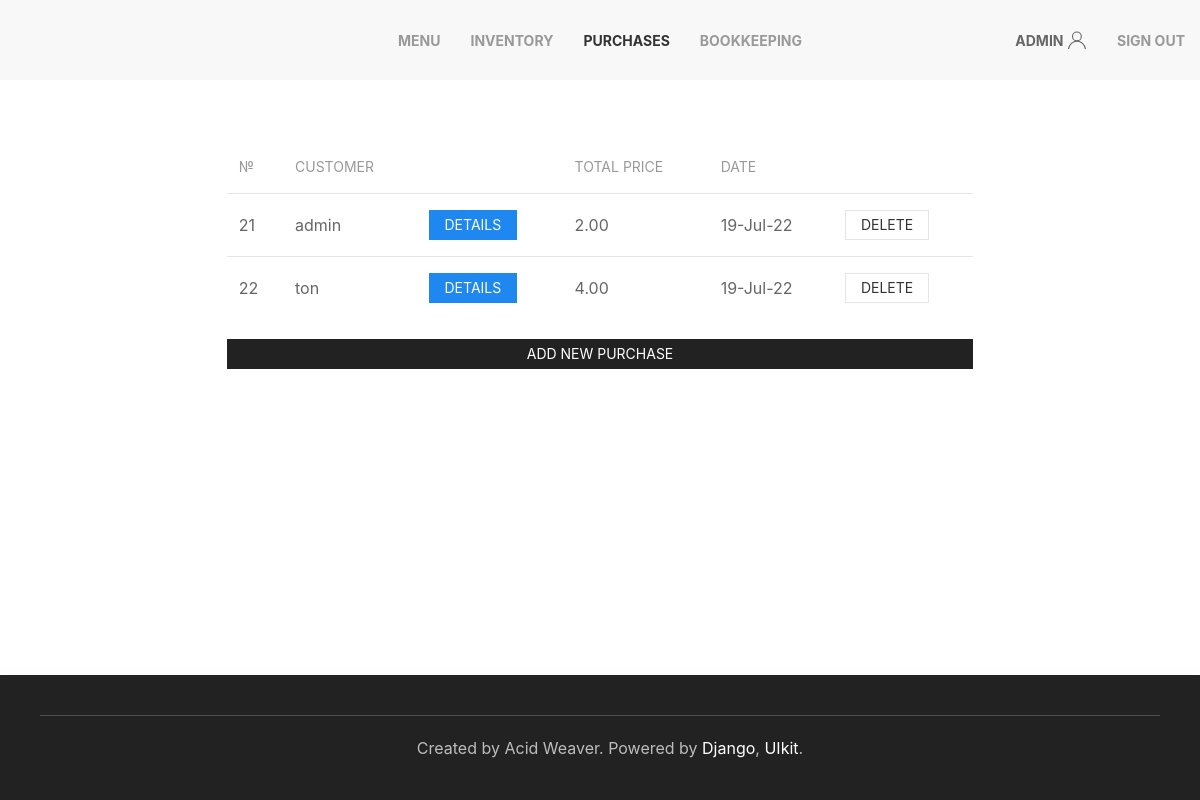
Page /purchases (signed in) on the committed database.
### inventory/models.py (models this page shows, shortened)
class Purchase(models.Model):
	menu_items = models.JSONField(null=True)
	client = models.ForeignKey(settings.AUTH_USER_MODEL, on_delete=models.PROTECT)
	time_create = models.DateTimeField(auto_now_add=True)
	@property
	def total_price(self):
		sum = 0
		for item in dict(self.menu_items).items():
			sum += MenuItem.objects.get(title=item[0]).price * item[1]
		return sum

class MenuItem(models.Model):
	title = models.CharField(max_length=255, unique=True)
	price = models.DecimalField(max_digits=5, decimal_places=2, default=0)

### inventory/views.py (the view)
# urls.py: path('purchases', PurchaseView.as_view(), name='purchase'),
class PurchaseView(LoginRequiredMixin,DataMixin, ListView):
	model = Purchase
	template_name = 'inventory/purchase.html'
	def get_context_data(self, **kwargs):
		context = super().get_context_data(**kwargs)
		mixin_context = self.get_user_context(title='Purchases', select=2)
		return dict(list(context.items()) + list(mixin_context.items()))

### inventory/utils.py (called while the page is built)
	def get_user_context(self, **kwargs):
		context = kwargs
		if 'select' in context:
			context['select'] = navigation[context['select']]
		context['nav_menu'] = navigation
		return context

### inventory/templates/inventory/purchase.html (shortened to what this page needs)
{% extends 'inventory/base.html' %}
{% block content %}
<div class="uk-grid-match uk-margin-remove-left" uk-grid>
	<div class="uk-width-expand uk-padding-remove">
		<table class="uk-table uk-table-middle uk-table-divider">
			<thead>
				<tr>
					<th>№</th>
					<th>Customer</th>
					<th></th>
					<th>Total Price</th>
					<th>Date</th>
					<th></th>
				</tr>
			</thead>
			<tbody>
				{% for item in object_list %}
				<tr>
					<td>{{ item.id }}</td>
					<td>{{ item.client }}</td>
					<td><a class="uk-button uk-button-primary uk-button-small" href="#modal-center-{{ item.id }}" uk-toggle>Details</a></td>
					<td>{{ item.total_price }}</td>
					<td>{{ item.time_create|date:"d-M-y" }}</td>
					<td>
						<a class="uk-button uk-button-default uk-button-small" href="{% url 'delete_purchase' item.pk %}">Delete</a>
					</td>
				</tr>
				{% endfor %}
			</tbody>
		</table>
		<a class="uk-button uk-button-secondary uk-button-small" href="{% url 'create_purchase' %}">Add new purchase</a>
	</div>
</div>
{% endblock %}

### inventory/templates/inventory/base.html (shortened to what this page needs)
{% load static %}
<!DOCTYPE html>
<html id="main">
	<head>
        <link rel="stylesheet" href="{% static 'inventory/css/uikit.min.css' %}" />
	</head>
	<body uk-height-match="target:main">
		{% block mainmenu %}
		<nav class="uk-navbar-container uk-visible@m" uk-navbar>
			<div class="uk-navbar-center">
				<ul class="uk-navbar-nav">
					{% for m in nav_menu %}
					{% if select != m %}
					<li><a class="uk-text-bold" href="{% url m.url_name %}">{{ m.title }}</a></li>
					{% else %}
					<li class="uk-active"><a class="uk-text-bold" href="{% url m.url_name %}">{{ m.title }}</a></li>
					{% endif %}
					{% endfor %}
				</ul>
			</div>
			<div class="uk-navbar-right">
				{% if request.user.is_authenticated %}
				<ul class="uk-navbar-nav">
					<li><a class="uk-text-bold" href="#">{{ user.username }}<span uk-icon="icon: user"></span></a></li>
					<li><a class="uk-text-bold" href="{% url 'logout' %}">Sign out</a></li>
				</ul>
				{% else %}
				<ul class="uk-navbar-nav">
					<li><a class="uk-text-bold" href="{% url 'login' %}">Sign in</a></li>
					<li><a class="uk-text-bold" href="{% url 'registration' %}">Sign up</a></li>
				</ul>
				{% endif %}
			</div>
		</nav>
		{% endblock mainmenu %}
		<div class="uk-padding">
			{% block content %}
			{% endblock %}
		</div>
		<div uk-height-viewport="expand: true"></div>
		<footer class="uk-background-secondary">
			<div class="uk-card uk-card-secondary uk-card-body uk-text-center uk-position-z-index" uk-sticky="position: bottom;">
				<hr />
				<p class="uk-margin-left uk-margin-remove-top">Created by Acid Weaver.
				Powered by <a href="https://www.djangoproject.com/" target="_blank">Django</a>, <a href="https://getuikit.com/" target="_blank">UIkit</a>.</p>
			</div>
		</footer>
	</body>
</html>

### rows in the picture
Purchase: id "21", client "admin", total_price "2.00", time_create "19-Jul-22"
Purchase: id "22", client "ton", total_price "4.00", time_create "19-Jul-22"

### other values in the picture
{{ m.title }} "MENU" "INVENTORY" "BOOKKEEPING"
{{ m.title }} "PURCHASES"
{{ user.username }} "ADMIN"
